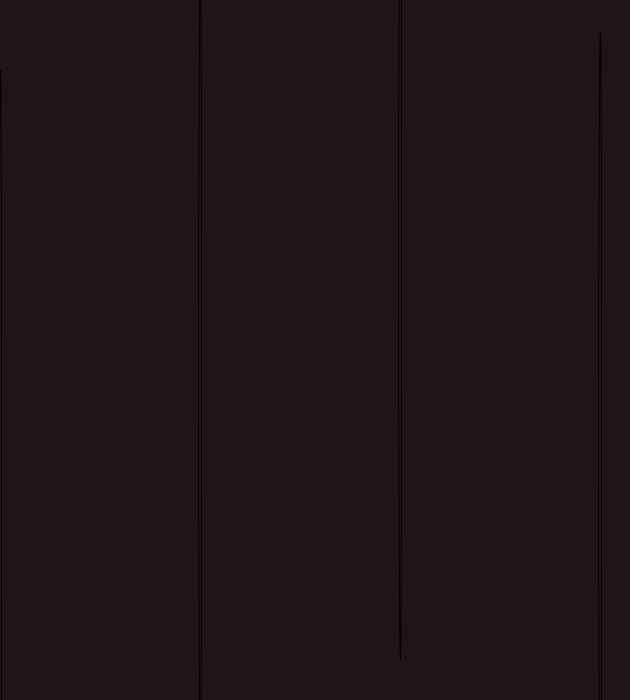
Frame 1 (no input)
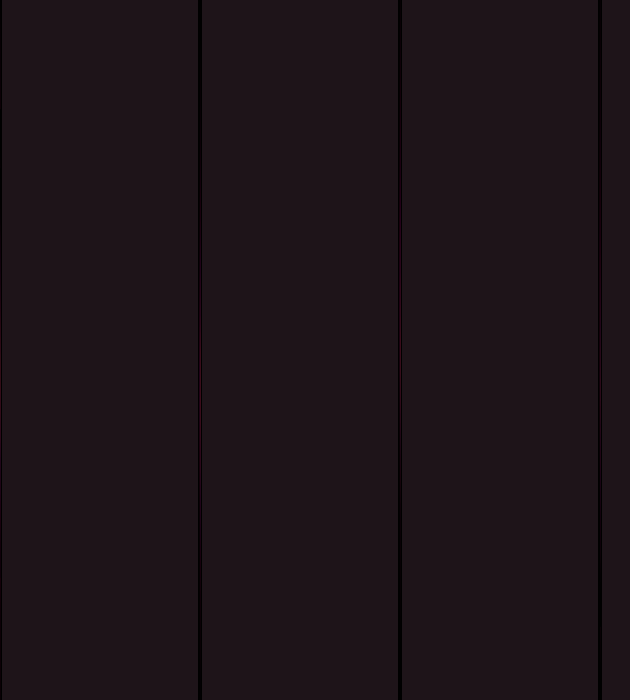
Frame 60 (the mouse pressed at the canvas centre just before this capture)
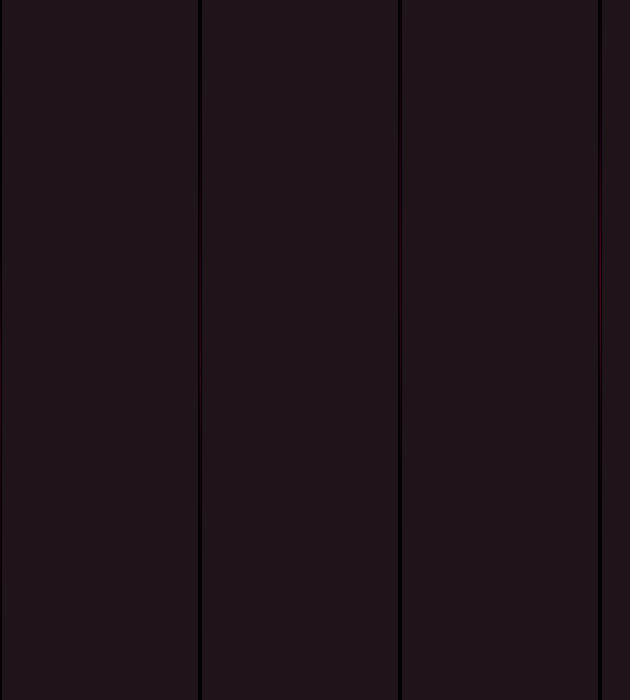
Frame 120 (the mouse held since frame 60 and released just before this capture)

The Processing sketch that drew these frames (run headless with seeded random() and noise(); from frame 60 on, the mouse is pressed at the canvas centre):

// Processing sketch: processing_159757
// ── processing_159757.pde

void setup(){
    size(630,700); // 
    background(30, 20, 25); // 
    smooth(); 
    }
  
void draw(){
    float x = 500; // command x axis to move randomly
    for (int i = 0; i<width; i+=200){ 
        fill(100, 25, 50, 5); 
        ellipse(i, noise(i*0.4f, frameCount*0.2f)*height, 3, 800); 
        }
    
   }
